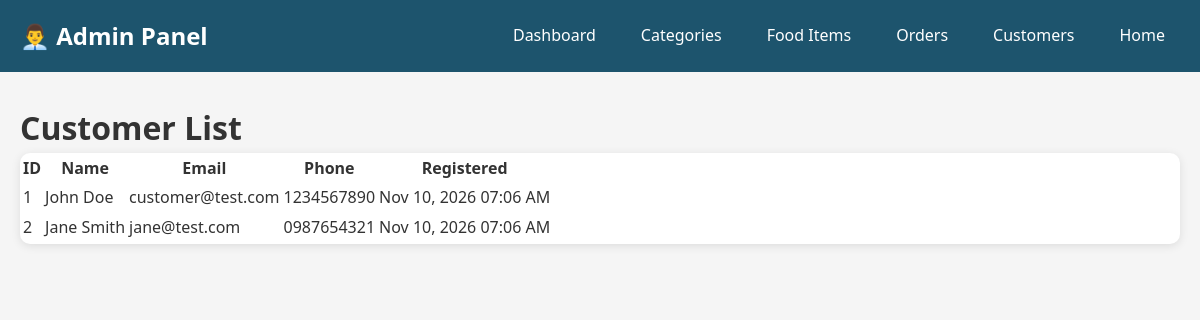
Page /admin/customers.php on the committed database.
### tables this page shows
CREATE TABLE users (
    id INT AUTO_INCREMENT PRIMARY KEY,
    name VARCHAR(100) NOT NULL,
    email VARCHAR(100) UNIQUE NOT NULL,
    phone VARCHAR(20) NOT NULL,
    password VARCHAR(255) NOT NULL,
    created_at TIMESTAMP DEFAULT CURRENT_TIMESTAMP
);

### includes/functions.php (called while the page is built, shortened)
<?php
function format_date($datetime) {
    return date('M d, Y h:i A', strtotime($datetime));
}

### admin/customers.php (the view, shortened to what this page needs)
<?php
require_once '../includes/config.php';
require_once '../includes/functions.php';
$query = "SELECT * FROM users ORDER BY created_at DESC";
$result = mysqli_query($conn, $query);
$customers = array();
while ($row = mysqli_fetch_assoc($result)) {
    $customers[] = $row;
}
?>
<!DOCTYPE html>
<html lang="en">
<head>
    <link rel="stylesheet" href="../assets/css/style.css">
</head>
<body>
    <nav class="admin-navbar">
        <div class="navbar-content">
            <div class="navbar-brand" style="font-size: 1.5em; font-weight: bold;">👨‍💼 Admin Panel</div>
            <div class="navbar-menu">
                <a href="index.php">Dashboard</a>
                <a href="categories.php">Categories</a>
                <a href="foods.php">Food Items</a>
                <a href="orders.php">Orders</a>
                <a href="customers.php">Customers</a>
                <a href="../index.html">Home</a>
            </div>
        </div>
    </nav>
    <div class="admin-container">
        <h1>Customer List</h1>
        <div class="card">
            <table>
                <thead>
                    <tr>
                        <th>ID</th>
                        <th>Name</th>
                        <th>Email</th>
                        <th>Phone</th>
                        <th>Registered</th>
                    </tr>
                </thead>
                <tbody>
                    <?php if (empty($customers)): ?>
                        <tr>
                            <td colspan="5" style="text-align: center;">No customers found</td>
                        </tr>
                    <?php else: ?>
                        <?php foreach ($customers as $customer): ?>
                        <tr>
                            <td><?php echo $customer['id']; ?></td>
                            <td><?php echo htmlspecialchars($customer['name']); ?></td>
                            <td><?php echo htmlspecialchars($customer['email']); ?></td>
                            <td><?php echo htmlspecialchars($customer['phone']); ?></td>
                            <td><?php echo format_date($customer['created_at']); ?></td>
                        </tr>
                        <?php endforeach; ?>
                    <?php endif; ?>
                </tbody>
            </table>
        </div>
    </div>
</body>
</html>

### assets/css/style.css (style rules this page uses)
* { margin: 0; box-sizing: border-box; }
body { font-family: 'Segoe UI', Tahoma, Geneva, Verdana, sans-serif; line-height: 1.6; color: #333; background-color: #f5f5f5; }
.card { background: white; border-radius: 10px; box-shadow: 0 2px 10px rgba(0,0,0,0.1); overflow: hidden; transition: transform 0.3s ease, box-shadow 0.3s ease; }

### admin/customers.php (style rules this page uses)
.admin-navbar { background: #1D546D; color: white; padding: 15px 0; }
.navbar-content { max-width: 1200px; margin: 0 auto; padding: 0 20px; display: flex; justify-content: space-between; align-items: center; }
.navbar-menu { display: flex; gap: 15px; flex-wrap: wrap; }
.navbar-menu a { color: white; text-decoration: none; padding: 8px 15px; border-radius: 5px; }
.admin-container { max-width: 1200px; margin: 30px auto; padding: 0 20px; }

### rows in the picture
users: id "1", name "John Doe", email "customer@test.com", phone "1234567890", created_at "Nov 10, 2026 07:06 AM"
users: id "2", name "Jane Smith", email "jane@test.com", phone "0987654321", created_at "Nov 10, 2026 07:06 AM"
